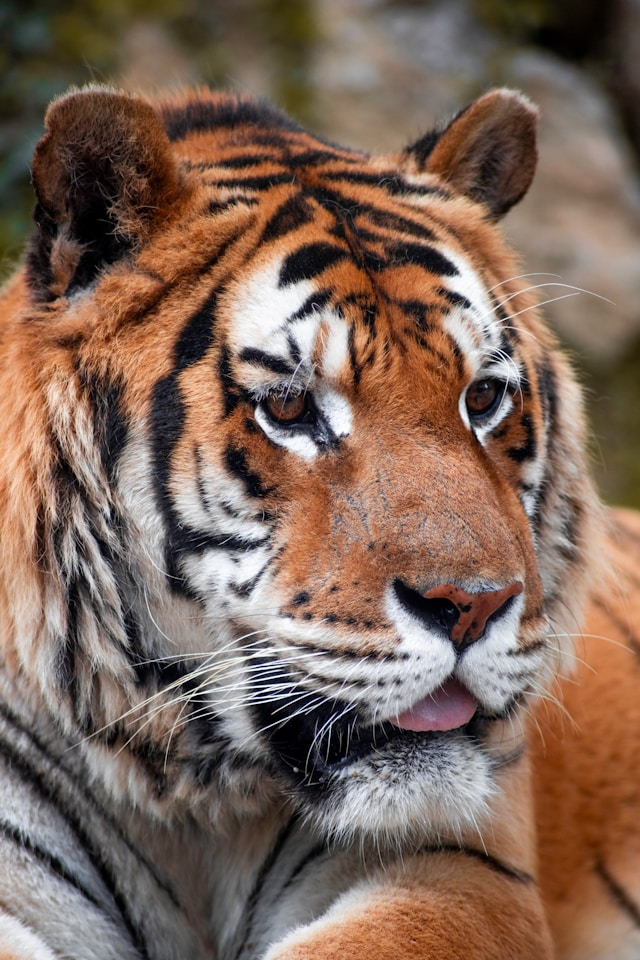
#> input picture ComputerVision/images/tiger.jpg, 640 x 960 px
$ jupyter execute Resize.ipynb
#> lines starting #> are read from the running program, lines starting #| are printed output that depends on the picture
## DownSampling and UpSampling

You can look at this [guide](https://medium.com/analytics-vidhya/downsampling-and-upsampling-of-images-demystifying-the-theory-4ca7e21db24a) for a little reading. There is no real reason to understand deeply these algoriths, just the coneceptual elements

General youtube videos on the argument [Playlist](https://www.youtube.com/watch?v=06OHflWNCOE&list=PLboJFH3ATn0yC9uLuRLhaezUvtVPLtQvv)

- DownSampling
    - Mipmap
    - Box SAmpling
    - Sinc
- UpSampling
    - Nearest Neighbout Interpolation
    - Bilinear Interpolation: you can watch the these [One](https://www.youtube.com/watch?v=AqscP7rc8_M&pp=ygUYY29tcHV0ZXJoaWxlICB1cHNhbXBsaW5n) and [Two](https://www.youtube.com/watch?v=poY_nGzEEWM&t=353s&pp=ygUYY29tcHV0ZXJoaWxlICB1cHNhbXBsaW5n) videos to understand upsampling
    - Bicubic Spline Interpolation
    - Generalized Bicubin Interpolation

[cell 1]
import cv2
import numpy as np
import matplotlib.pylab as plt

[cell 2]
image = cv2.imread('images/tiger.jpg')
#> image is the input picture: shape (960, 640, 3); mean B, G, R 88.6, 102.1, 126
height, width, channels = image.shape
#> height = 960; width = 640; channels = 3
res = cv2.resize(image, dsize=(int(width/8), int(height/8)), interpolation=cv2.INTER_CUBIC)
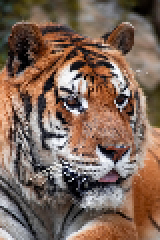
#> res: shape (120, 80, 3) (shown 2 times larger); mean B, G, R 88.6, 102.1, 126
height, width, channels = image.shape
height_res, width_res, channels_res = res.shape
#> height_res = 120; width_res = 80; channels_res = 3
print("\n Original Image information: \n Height: {}\n Width: {}\n Channels: {}".format(height,width,channels))
#|  Original Image information:
#|  Height: 960
#|  Width: 640
#|  Channels: 3
print("\n Resized Image information: \n Height: {}\n Width: {}\n Channels: {}".format(height_res,width_res,channels_res))
#|  Resized Image information:
#|  Height: 120
#|  Width: 80
#|  Channels: 3

image = cv2.cvtColor(image, cv2.COLOR_BGR2RGB)
res = cv2.cvtColor(res, cv2.COLOR_BGR2RGB)
plt.figure(figsize=([12,8]))
plt.subplot(121),plt.imshow(image, vmin=0, vmax=255)
plt.title('Original Image'),
plt.subplot(122),plt.imshow(res, vmin=0, vmax=255)
plt.title('Resized'),
plt.show
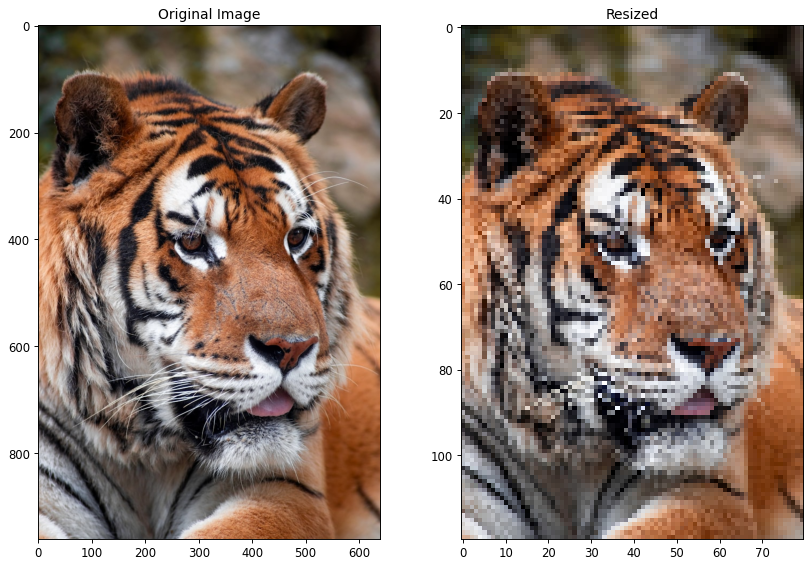
#> figure drawn by matplotlib, 2 panels

[cell 3]
smaller_img = image[::2, ::2]
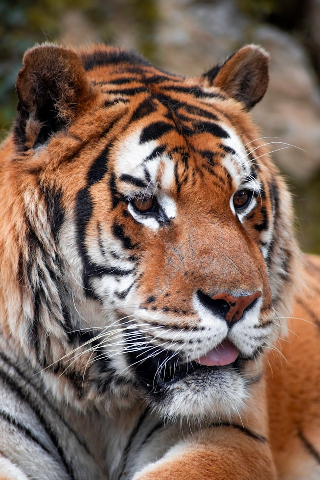
#> smaller_img: shape (480, 320, 3); mean R, G, B 126.1, 102.1, 88.7
height_res, width_res, channels_res = smaller_img.shape
#> height_res = 480; width_res = 320
print("\n DownSampled Image information: \n Height: {}\n Width: {}\n Channels: {}".format(height_res,width_res,channels_res))
#|  DownSampled Image information:
#|  Height: 480
#|  Width: 320
#|  Channels: 3
bigger_img = smaller_img.repeat(2, axis=0).repeat(2, axis=1)
height_res, width_res, channels_res = bigger_img.shape
#> height_res = 960; width_res = 640
print("\n UpSampled Image information: \n Height: {}\n Width: {}\n Channels: {}".format(height_res,width_res,channels_res))
#|  UpSampled Image information:
#|  Height: 960
#|  Width: 640
#|  Channels: 3

plt.figure(figsize=([12,8]))
plt.subplot(121),plt.imshow(smaller_img, vmin=0, vmax=255)
plt.title('DownSampling'),
plt.subplot(122),plt.imshow(bigger_img, vmin=0, vmax=255)
plt.title('UpSampling'),
plt.show
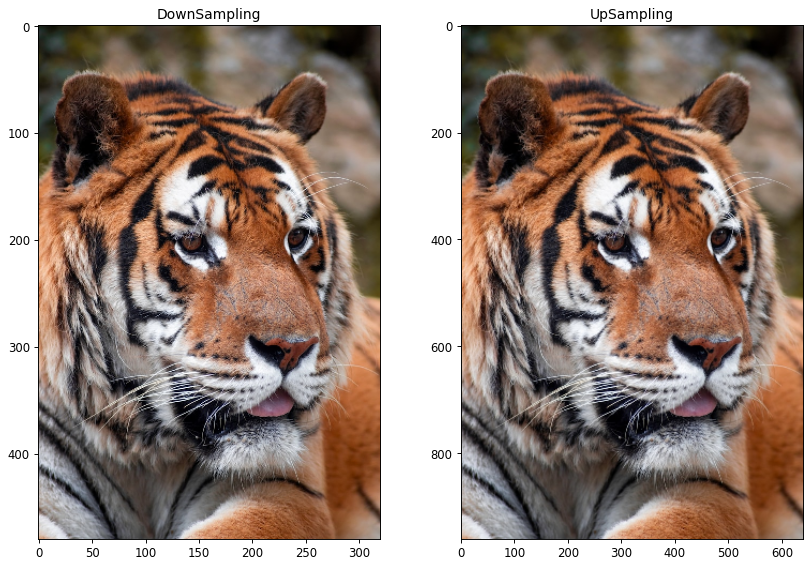
#> figure drawn by matplotlib, 2 panels

$ run again, with ComputerVision/images/capri.jpg copied over ComputerVision/images/tiger.jpg
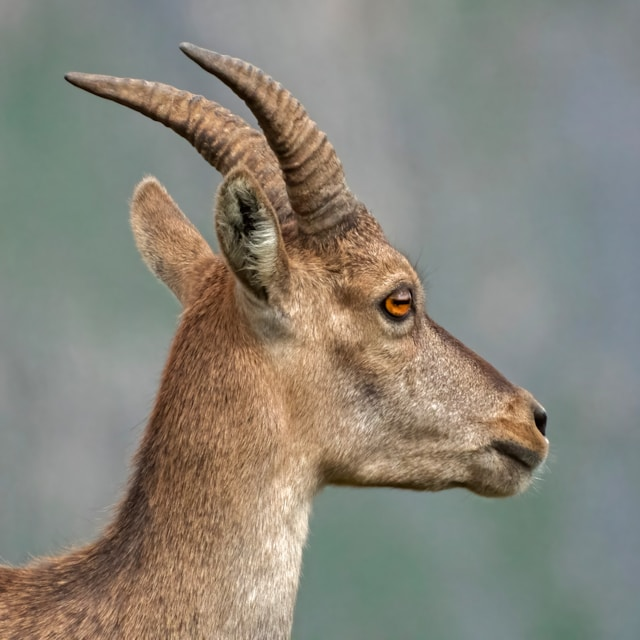
#> input picture ComputerVision/images/capri.jpg, 640 x 640 px
#> image is the input picture: shape (640, 640, 3); mean B, G, R 121.9, 133, 136.8
#> `res = cv2.resize(image, dsize=(int(width/8), int(height/8)), interpola..`:
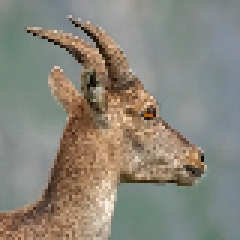
#> res: shape (80, 80, 3) (shown 3 times larger); mean B, G, R 122, 133.1, 136.9
#|  Original Image information:
#|  Height: 640
#|  Width: 640
#|  Channels: 3
#|  Resized Image information:
#|  Height: 80
#|  Width: 80
#|  Channels: 3
#|  DownSampled Image information:
#|  Height: 320
#|  Width: 320
#|  Channels: 3
#|  UpSampled Image information:
#|  Height: 640
#|  Width: 640
#|  Channels: 3
#> `[cell 3] smaller_img = image[::2, ::2] height_res, width_res, channels..`:
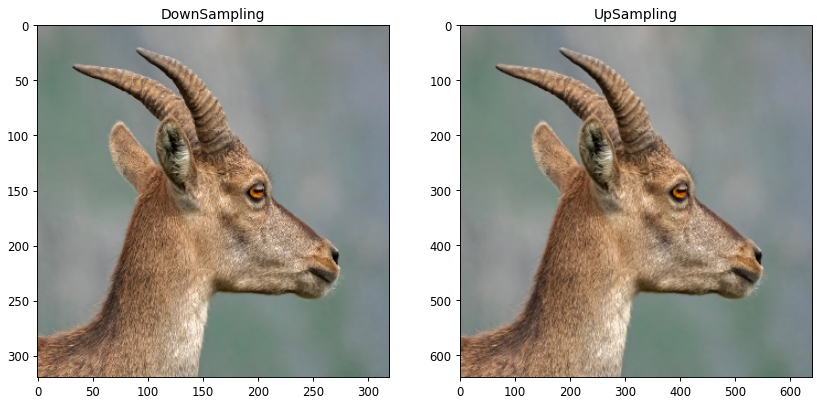
#> figure drawn by matplotlib, 2 panels

$ run again, with ComputerVision/images/wolf.jpg copied over ComputerVision/images/tiger.jpg
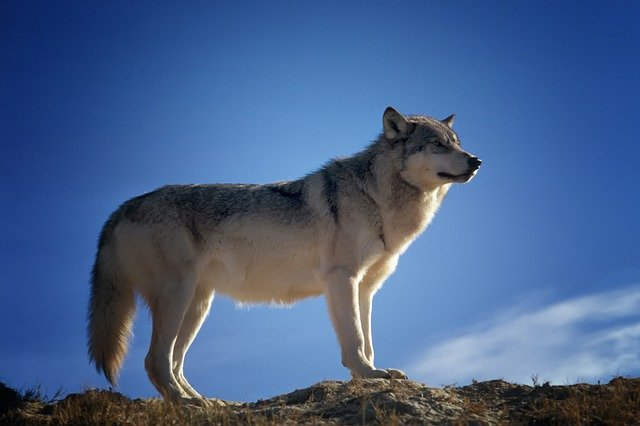
#> input picture ComputerVision/images/wolf.jpg, 640 x 426 px
#> image is the input picture: shape (426, 640, 3); mean B, G, R 138.1, 96.7, 71
#|  Original Image information:
#|  Height: 426
#|  Width: 640
#|  Channels: 3
#|  Resized Image information:
#|  Height: 53
#|  Width: 80
#|  Channels: 3
#> `smaller_img = image[::2, ::2]`:
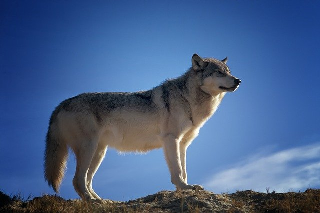
#> smaller_img: shape (213, 320, 3); mean R, G, B 70.9, 96.6, 138.2
#|  DownSampled Image information:
#|  Height: 213
#|  Width: 320
#|  Channels: 3
#|  UpSampled Image information:
#|  Height: 426
#|  Width: 640
#|  Channels: 3
#> `[cell 3] smaller_img = image[::2, ::2] height_res, width_res, channels..`:
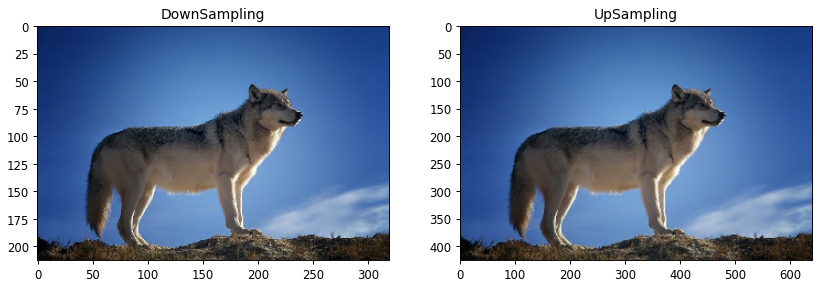
#> figure drawn by matplotlib, 2 panels

$ run again, with ComputerVision/images/wolf_template.jpg copied over ComputerVision/images/tiger.jpg
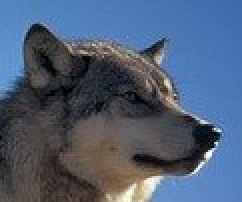
#> input picture ComputerVision/images/wolf_template.jpg, 121 x 101 px (shown 2 times larger)
#> image is the input picture: shape (101, 121, 3); mean B, G, R 117.6, 93.8, 78
#|  Original Image information:
#|  Height: 101
#|  Width: 121
#|  Channels: 3
#|  Resized Image information:
#|  Height: 12
#|  Width: 15
#|  Channels: 3
#> `[cell 2] image = cv2.imread('images/tiger.jpg') height, width, channel..`:
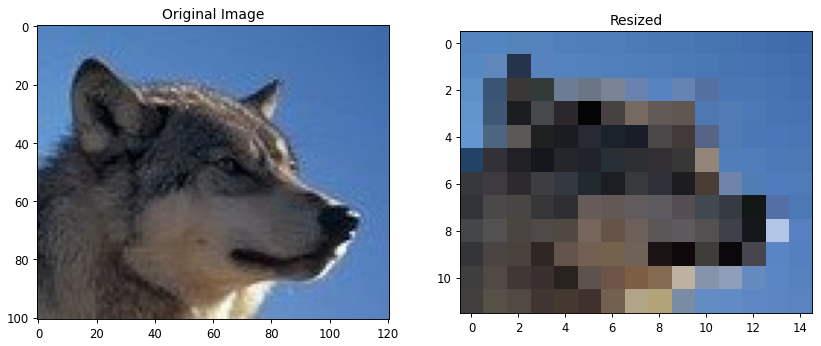
#> figure drawn by matplotlib, 2 panels
#|  DownSampled Image information:
#|  Height: 51
#|  Width: 61
#|  Channels: 3
#|  UpSampled Image information:
#|  Height: 102
#|  Width: 122
#|  Channels: 3
#> `[cell 3] smaller_img = image[::2, ::2] height_res, width_res, channels..`:
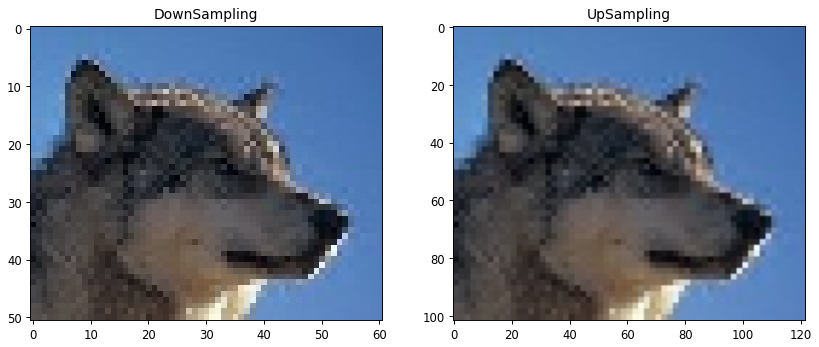
#> figure drawn by matplotlib, 2 panels
